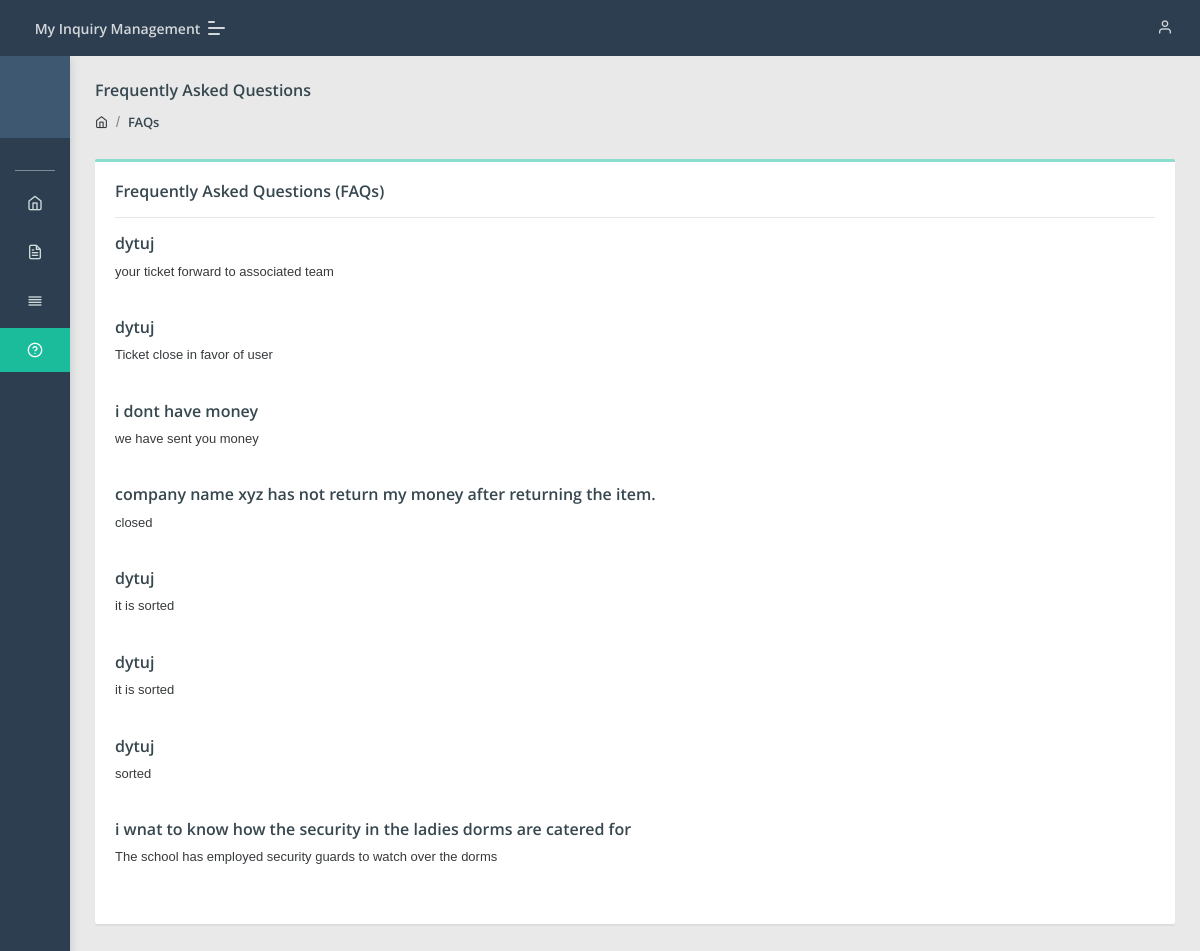
Screenshot of /user/inquiry-faqs.php (signed in) with the database file from the repository.
### tables this page shows
CREATE TABLE `tblinquiries` (
  `inquiryNumber` int NOT NULL,
  `userId` int DEFAULT NULL,
  `category` int DEFAULT NULL,
  `subcategory` varchar(255) DEFAULT NULL,
  `inquiryType` varchar(255) DEFAULT NULL,
  `state` varchar(255) DEFAULT NULL,
  `noc` varchar(255) DEFAULT NULL,
  `inquiryDetails` mediumtext,
  `inquiryFile` varchar(255) DEFAULT NULL,
  `regDate` timestamp NULL DEFAULT CURRENT_TIMESTAMP,
  `status` varchar(50) DEFAULT NULL,
  `lastUpdationDate` timestamp NULL DEFAULT NULL ON UPDATE CURRENT_TIMESTAMP
);

CREATE TABLE `inquiryremark` (
  `id` int NOT NULL,
  `inquiryNumber` int DEFAULT NULL,
  `status` varchar(255) DEFAULT NULL,
  `remark` mediumtext,
  `remarkDate` timestamp NULL DEFAULT CURRENT_TIMESTAMP
);

### user/inquiry-faqs.php (the view, shortened to what this page needs)
<?php
include('include/config.php');
if(strlen($_SESSION['id'])==0)
{
    header('location:index.php');
}
else{
?>
<!DOCTYPE html>
<html lang="en">
<head>
    <link rel="stylesheet" href="../admin/assets/css/style.css">
</head>
<body class="">
    <?php include('include/sidebar.php');?>
    <?php include('include/header.php');?>
    <section class="pcoded-main-container">
        <div class="pcoded-content">
            <div class="page-header">
                <div class="page-block">
                    <div class="row align-items-center">
                        <div class="col-md-12">
                            <div class="page-header-title">
                                <h5 class="m-b-10">Frequently Asked Questions</h5>
                            </div>
                            <ul class="breadcrumb">
                                <li class="breadcrumb-item"><a href="dashboard.php"><i class="feather icon-home"></i></a></li>
                                <li class="breadcrumb-item"><a href="#!">FAQs</a></li>
                            </ul>
                        </div>
                    </div>
                </div>
            </div>
            <div class="row">
                <div class="col-sm-12">
                    <div class="card">
                        <div class="card-body">
                            <h5>Frequently Asked Questions (FAQs)</h5>
                            <hr>
                            <?php
                            $query=mysqli_query($con,"
                                SELECT tblinquiries.inquiryDetails, inquiryremark.remark, inquiryremark.status, inquiryremark.remarkDate
                                FROM tblinquiries
                                JOIN inquiryremark ON tblinquiries.inquiryNumber=inquiryremark.inquiryNumber
                            ");
                            while($row=mysqli_fetch_array($query))
                            {
                            ?>
                            <div class="faq-item">
                                <h6 style="font-weight: bold;"><?php echo htmlentities($row['inquiryDetails']);?></h6>
                                <p><?php echo htmlentities($row['remark']);?></p>
                                <br>
                            </div>
                            <?php } ?>
                        </div>
                    </div>
                </div>
            </div>
        </div>
    </section>
</body>
</html>
<?php } ?>

### rows the page displays
tblinquiries: inquiryDetails "dytuj", inquiryremark.remark "your ticket forward to associated team", inquiryremark.remark "Ticket close in favor of user"
tblinquiries: inquiryDetails "i dont have money", inquiryremark.remark "we have sent you money"
tblinquiries: inquiryDetails "company name xyz has not return my money after returning the item.", inquiryremark.remark "closed"
tblinquiries: inquiryDetails "dytuj", inquiryremark.remark "it is sorted", inquiryremark.remark "sorted"
tblinquiries: inquiryDetails "i wnat to know how the security in the ladies dorms are catered for", inquiryremark.remark "The school has employed security guards to watch over the dorms"
